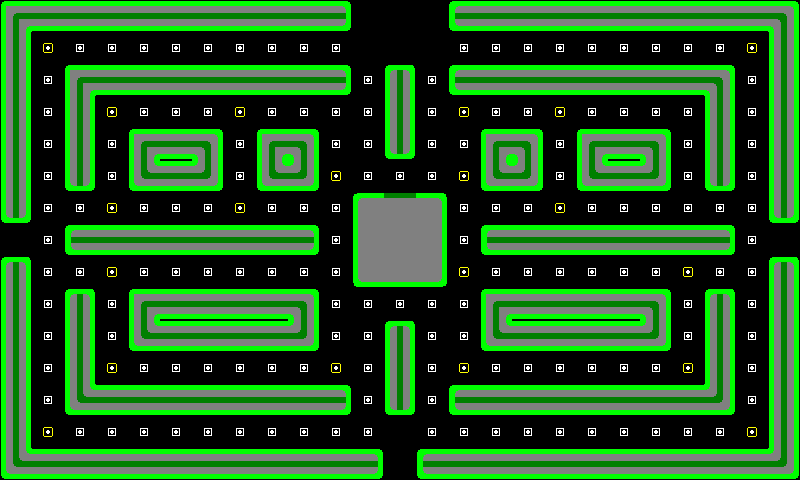

Below is a game level as drawn by its tile map, then a one-line description and the .tmx that defines it (tile-layer data replaced by summaries):
An orthogonal 25x15 tile map with 32x32 px tiles, 2 tile layers (map, Tile Layer 2) and 19 objects (8x NoPass).

<map version="1.0" orientation="orthogonal" width="25" height="15" tilewidth="32" tileheight="32">
 <tileset firstgid="1" name="tiles" tilewidth="32" tileheight="32">
  <image source="tiles.png" width="512" height="64" />
  <tile id="16">
   <properties>
    <property name="food_2" value="true" />
   </properties>
  </tile>
  <tile id="17">
   <properties>
    <property name="food_1" value="true" />
   </properties>
  </tile>
 </tileset>
 <layer name="map" width="25" height="15">
  <data>[375 cells, 365 non-empty, 21 distinct tile ids]</data>
 </layer>
 <layer name="Tile Layer 2" width="25" height="15">
  <data>[375 cells, 0 non-empty, 0 distinct tile ids]</data>
 </layer>
 <objectgroup name="NoPass" width="25" height="15">
  <object name="NoPass" type="NoPass" x="448" y="0">
   <properties>
    <property name="NoPass" value="true" />
   </properties>
   <polygon points="0,0 0,32 320,32 320,224 352,224 352,0 0,0" />
  </object>
  <object name="NoPass" type="NoPass" x="768" y="256">
   <properties>
    <property name="NoPass" value="true" />
   </properties>
   <polygon points="0,0 32,0 32,224 -352,224 -352,192 0,192 0,0" />
  </object>
  <object x="704" y="288">
   <polygon points="0,0 32,0 32,128 -256,128 -256,96 0,96 0,0" />
  </object>
  <object name="NoPass" type="NoPass" x="480" y="224">
   <properties>
    <property name="NoPass" value="true" />
   </properties>
   <polygon points="0,0 0,32 256,32 256,0 0,0" />
  </object>
  <object x="480" y="288">
   <polygon points="0,0 0,64 192,64 192,0 0,0" />
  </object>
  <object name="NoPass" type="NoPass" x="480" y="128">
   <properties>
    <property name="NoPass" value="true" />
   </properties>
   <polygon points="0,0 0,64 64,64 64,0 0,0" />
  </object>
  <object name="NoPass" type="NoPass" x="576" y="128">
   <properties>
    <property name="NoPass" value="true" />
   </properties>
   <polygon points="0,0 0,64 96,64 96,0 0,0" />
  </object>
  <object name="NoPass" type="NoPass" x="448" y="96">
   <properties>
    <property name="true" value="" />
   </properties>
   <polygon points="0,0 256,0 256,96 288,96 288,-32 0,-32 0,0" />
  </object>
  <object x="352" y="64">
   <polygon points="0,0 0,32 -256,32 -256,128 -288,128 -288,0 0,0" />
  </object>
  <object name="NoPass" type="NoPass" x="384" y="64">
   <properties>
    <property name="NoPass" value="true" />
   </properties>
   <polygon points="0,0 32,0 32,96 0,96 0,0" />
  </object>
  <object x="352" y="0">
   <polygon points="0,0 0,32 -320,32 -320,224 -352,224 -352,0 0,0" />
  </object>
  <object x="0" y="256">
   <polygon points="0,0 32,0 32,192 384,192 384,224 0,224" />
  </object>
  <object x="64" y="224">
   <polygon points="0,0 0,32 256,32 256,0 0,0" />
  </object>
  <object x="64" y="288">
   <polygon points="0,0 32,0 32,96 288,96 288,128 0,128" />
  </object>
  <object x="128" y="288">
   <polygon points="0,0 0,64 192,64 192,0 0,0" />
  </object>
  <object x="384" y="320">
   <polygon points="0,0 0,96 32,96 32,0 0,0" />
  </object>
  <object x="128" y="128">
   <polygon points="0,0 0,64 96,64 96,0 0,0" />
  </object>
  <object x="256" y="128">
   <polygon points="0,0 0,64 64,64 64,0 0,0" />
  </object>
  <object name="NoPass" type="NoPass" x="352" y="192">
   <properties>
    <property name="NoPass" value="true" />
   </properties>
   <polygon points="0,0 0,96 96,96 96,0 0,0" />
  </object>
 </objectgroup>
 <objectgroup name="Food" width="25" height="15" visible="0" />
</map>